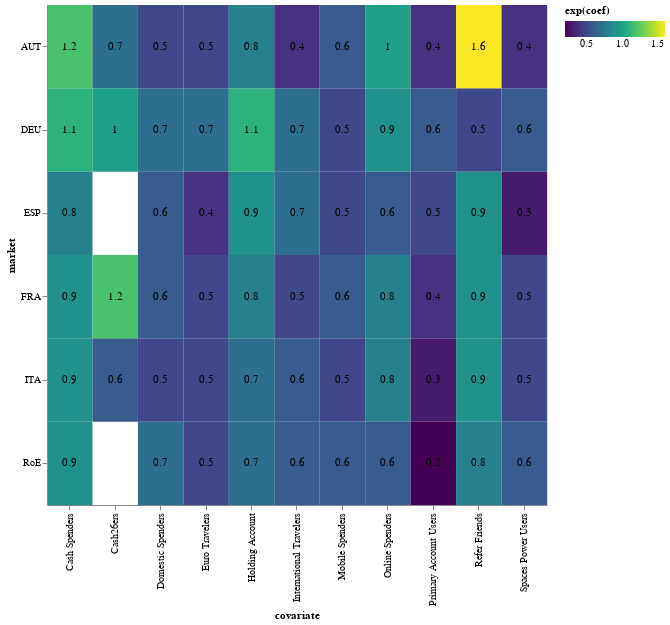

The notebook cell saved with this chart:
### Code cell
def get_churn_results(market, df):
    """
    Pull coefs for clusters by market
    """

    df["market"] = df["market"].str.strip()
    df = df.loc[df["market"] == market, :]

    tier = pd.get_dummies(df["tier"])
    cluster = pd.get_dummies(df["early_cluster"])

    df = df.merge(tier, left_index=True, right_index=True)
    df = df.merge(cluster, left_index=True, right_index=True, how="inner")

    cph = CoxPHFitter()  # sparse solutions,
    cph.fit(
        df.drop(
            columns=[
                "user_id",
                "tier",
                "market",
                "YOU",
                "early_cluster",
                "subscription_valid_from",
                "subscription_valid_until",
                "least",
                "activity_group",
                "Barely\nActive",
            ]
        ),
        duration_col="churn_age",
        event_col="churned",
    )

    df = pd.DataFrame(cph.hazard_ratios_).reset_index()
    df["market"] = market

    return df


df = pd.read_csv("churn.csv")

results = pd.DataFrame()
for market in ["DEU", "ESP", "ITA", "FRA", "AUT", "RoE"]:
    results = results.append(get_churn_results(market, df))


results["exp(coef)"] = round(results["exp(coef)"], 1)


base = (
    alt.Chart(
        results.loc[
            results["covariate"].isin(
                [
                    "age",
                    "FRA",
                    "RoE",
                    "AUT",
                    "ESP",
                    "ITA",
                    "SMART",
                    "METAL",
                    "is_female",
                    "is_expat",
                    "is_upgrade",
                    "age.1",
                ]
            )
            == False,
            :,
        ]
    )
    .encode(
        alt.X("covariate:N", scale=alt.Scale(paddingInner=0)),
        alt.Y("market:N", scale=alt.Scale(paddingInner=0)),
    )
    .properties(width=500, height=500)
)

# Configure heatmap
heatmap = base.mark_rect().encode(
    color=alt.Color(
        "exp(coef):Q",
        scale=alt.Scale(scheme="viridis"),
        legend=alt.Legend(direction="horizontal"),
    )
)

# Configure text
text = base.mark_text(baseline="middle").encode(
    text="exp(coef):Q",
)

# Draw the chart
heatmap + text

### Figure 1 — Vega-Lite specification as saved in the notebook (floating-point values rounded to 4 significant figures)
{"config": {"view": {"continuousWidth": 400, "continuousHeight": 300}}, "layer": [{"mark": "rect", "encoding": {"color": {"type": "quantitative", "field": "exp(coef)", "legend": {"direction": "horizontal"}, "scale": {"scheme": "viridis"}}, "x": {"type": "nominal", "field": "covariate", "scale": {"paddingInner": 0}}, "y": {"type": "nominal", "field": "market", "scale": {"paddingInner": 0}}}, "height": 500, "width": 500}, {"mark": {"type": "text", "baseline": "middle"}, "encoding": {"text": {"type": "quantitative", "field": "exp(coef)"}, "x": {"type": "nominal", "field": "covariate", "scale": {"paddingInner": 0}}, "y": {"type": "nominal", "field": "market", "scale": {"paddingInner": 0}}}, "height": 500, "width": 500}], "data": {"name": "data-f48bc2eb00cf873856e67b6e1b7aeaf0"}, "$schema": "https://vega.github.io/schema/vega-lite/v4.8.1.json", "datasets": {"data-f48bc2eb00cf873856e67b6e1b7aeaf0": [{"covariate": "Cash\nSpenders", "exp(coef)": 1.1, "market": "DEU"}, {"covariate": "Cash26ers", "exp(coef)": 1.0, "market": "DEU"}, {"covariate": "Domestic\nSpenders", "exp(coef)": 0.7, "market": "DEU"}, {"covariate": "Euro\nTravelers", "exp(coef)": 0.7, "market": "DEU"}, {"covariate": "Holding\nAccount", "exp(coef)": 1.1, "market": "DEU"}, {"covariate": "International\nTravelers", "exp(coef)": 0.7, "market": "DEU"}, {"covariate": "Mobile\nSpenders", "exp(coef)": 0.5, "market": "DEU"}, {"covariate": "Online\nSpenders", "exp(coef)": 0.9, "market": "DEU"}, {"covariate": "Primary\nAccount\nUsers", "exp(coef)": 0.6, "market": "DEU"}, {"covariate": "Refer\nFriends", "exp(coef)": 0.5, "market": "DEU"}, {"covariate": "Spaces\nPower\nUsers", "exp(coef)": 0.6, "market": "DEU"}, {"covariate": "Cash\nSpenders", "exp(coef)": 0.8, "market": "ESP"}, {"covariate": "Domestic\nSpenders", "exp(coef)": 0.6, "market": "ESP"}, {"covariate": "Euro\nTravelers", "exp(coef)": 0.4, "market": "ESP"}, {"covariate": "Holding\nAccount", "exp(coef)": 0.9, "market": "ESP"}, {"covariate": "International\nTravelers", "exp(coef)": 0.7, "market": "ESP"}, {"covariate": "Mobile\nSpenders", "exp(coef)": 0.5, "market": "ESP"}, {"covariate": "Online\nSpenders", "exp(coef)": 0.6, "market": "ESP"}, {"covariate": "Primary\nAccount\nUsers", "exp(coef)": 0.5, "market": "ESP"}, {"covariate": "Refer\nFriends", "exp(coef)": 0.9, "market": "ESP"}, {"covariate": "Spaces\nPower\nUsers", "exp(coef)": 0.3, "market": "ESP"}, {"covariate": "Cash\nSpenders", "exp(coef)": 0.9, "market": "ITA"}, {"covariate": "Cash26ers", "exp(coef)": 0.6, "market": "ITA"}, {"covariate": "Domestic\nSpenders", "exp(coef)": 0.5, "market": "ITA"}, {"covariate": "Euro\nTravelers", "exp(coef)": 0.5, "market": "ITA"}, {"covariate": "Holding\nAccount", "exp(coef)": 0.7, "market": "ITA"}, {"covariate": "International\nTravelers", "exp(coef)": 0.6, "market": "ITA"}, {"covariate": "Mobile\nSpenders", "exp(coef)": 0.5, "market": "ITA"}, {"covariate": "Online\nSpenders", "exp(coef)": 0.8, "market": "ITA"}, {"covariate": "Primary\nAccount\nUsers", "exp(coef)": 0.3, "market": "ITA"}, {"covariate": "Refer\nFriends", "exp(coef)": 0.9, "market": "ITA"}, {"covariate": "Spaces\nPower\nUsers", "exp(coef)": 0.5, "market": "ITA"}, {"covariate": "Cash\nSpenders", "exp(coef)": 0.9, "market": "FRA"}, {"covariate": "Cash26ers", "exp(coef)": 1.2, "market": "FRA"}, {"covariate": "Domestic\nSpenders", "exp(coef)": 0.6, "market": "FRA"}, {"covariate": "Euro\nTravelers", "exp(coef)": 0.5, "market": "FRA"}, {"covariate": "Holding\nAccount", "exp(coef)": 0.8, "market": "FRA"}, {"covariate": "International\nTravelers", "exp(coef)": 0.5, "market": "FRA"}, {"covariate": "Mobile\nSpenders", "exp(coef)": 0.6, "market": "FRA"}, {"covariate": "Online\nSpenders", "exp(coef)": 0.8, "market": "FRA"}, {"covariate": "Primary\nAccount\nUsers", "exp(coef)": 0.4, "market": "FRA"}, {"covariate": "Refer\nFriends", "exp(coef)": 0.9, "market": "FRA"}, {"covariate": "Spaces\nPower\nUsers", "exp(coef)": 0.5, "market": "FRA"}, {"covariate": "Cash\nSpenders", "exp(coef)": 1.2, "market": "AUT"}, {"covariate": "Cash26ers", "exp(coef)": 0.7, "market": "AUT"}, {"covariate": "Domestic\nSpenders", "exp(coef)": 0.5, "market": "AUT"}, {"covariate": "Euro\nTravelers", "exp(coef)": 0.5, "market": "AUT"}, {"covariate": "Holding\nAccount", "exp(coef)": 0.8, "market": "AUT"}, {"covariate": "International\nTravelers", "exp(coef)": 0.4, "market": "AUT"}, {"covariate": "Mobile\nSpenders", "exp(coef)": 0.6, "market": "AUT"}, {"covariate": "Online\nSpenders", "exp(coef)": 1.0, "market": "AUT"}, {"covariate": "Primary\nAccount\nUsers", "exp(coef)": 0.4, "market": "AUT"}, {"covariate": "Refer\nFriends", "exp(coef)": 1.6, "market": "AUT"}, {"covariate": "Spaces\nPower\nUsers", "exp(coef)": 0.4, "market": "AUT"}, {"covariate": "Cash\nSpenders", "exp(coef)": 0.9, "market": "RoE"}, {"covariate": "Domestic\nSpenders", "exp(coef)": 0.7, "market": "RoE"}, {"covariate": "Euro\nTravelers", "exp(coef)": 0.5, "market": "RoE"}, {"covariate": "Holding\nAccount", "exp(coef)": 0.7, "market": "RoE"}, {"covariate": "International\nTravelers", "exp(coef)": 0.6, "market": "RoE"}, {"covariate": "Mobile\nSpenders", "exp(coef)": 0.6, "market": "RoE"}, {"covariate": "Online\nSpenders", "exp(coef)": 0.6, "market": "RoE"}, {"covariate": "Primary\nAccount\nUsers", "exp(coef)": 0.2, "market": "RoE"}, {"covariate": "Refer\nFriends", "exp(coef)": 0.8, "market": "RoE"}, {"covariate": "Spaces\nPower\nUsers", "exp(coef)": 0.6, "market": "RoE"}]}}
